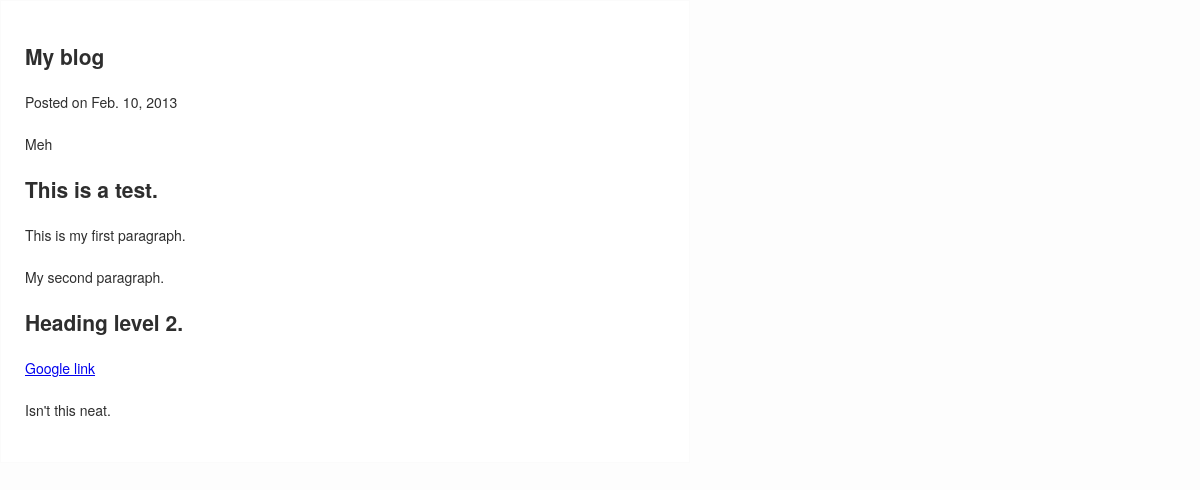
The app's page /my-blog/, older data.
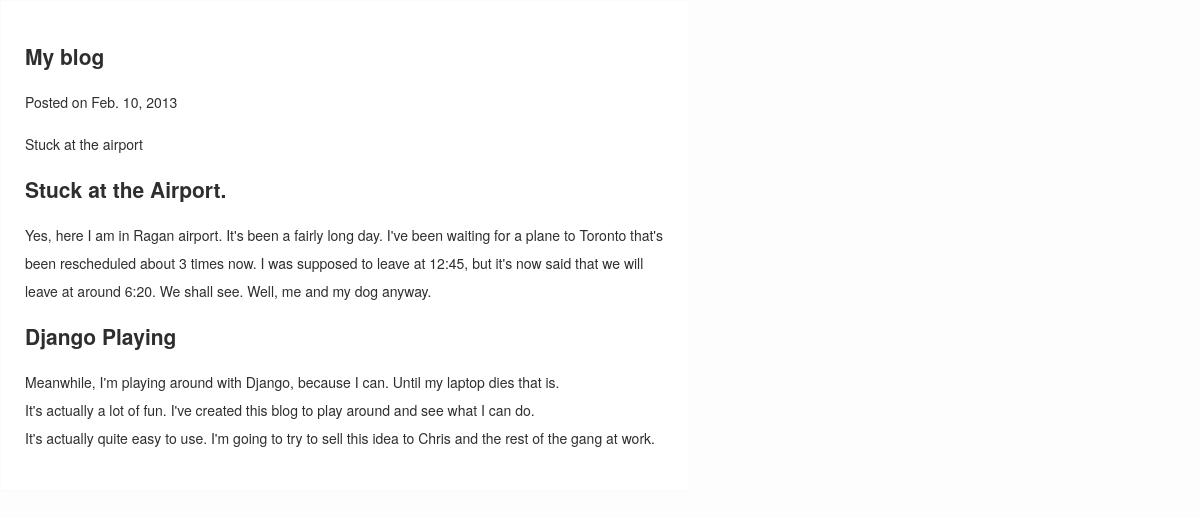
The same page, newer data.
### blog/models.py (models this page shows, shortened)
class Post(models.Model):
	title = models.CharField(max_length=255)
	slug = models.SlugField(unique=True, max_length=255)
	description = models.CharField(max_length=255)
	content = models.TextField()
	published = models.BooleanField(default=True)
	created = models.DateTimeField(auto_now_add=True)
	class meta:
		order =['-created']

### blog/views.py (the view)
# urls.py: url(r'^(?P<slug>[\w\-]+)/$', 'blog.views.post'),
def post(request, slug):
	post = get_object_or_404(Post, slug=slug)
	markdown_post = markdown.markdown(post.content)
	return render(request, 'blog/post.html', {'post': post, 'content': markdown_post})

### netmag/templates/blog/post.html (shortened to what this page needs)
{% extends 'base.html' %}
{% block content %}
<article>
<header>
<h1> {{post.title}} </h1>
<p>Posted on
<time datetime="{{post.created|date:"c"}}">
{{post.created|date}}
</time>
</p>
</header>
<p class="description">
{{post.description}}
</p>
{{content|safe}}
</article>
{% endblock %}

Row changes from the older to the newer data that the page shows:
changed Post "My blog": description "Meh" → "Stuck at the airport"
Text that changed along with them:
{{ content|safe }}: "This is a test. This is my first paragraph. My second paragraph. Heading level 2. Google link Isn't this neat." → "Stuck at the Airport. Yes, here I am in Ragan airport. It's been a fairly long day. I've been waiting for a plane to Toronto that's been rescheduled about 3 times now. I was supposed to leave at 12:45, but it's now said that we will leave at around 6:20. We shall see. Well, me and my dog anyway. Django Playing Meanwhile, I'm playing around with Django, because I can. Until my laptop dies that is. It's actually a lot of fun. I've created this blog to play around and see what I can do. It's actually quite easy to use. I'm going to try to sell this idea to Chris and the rest of the gang at work."
